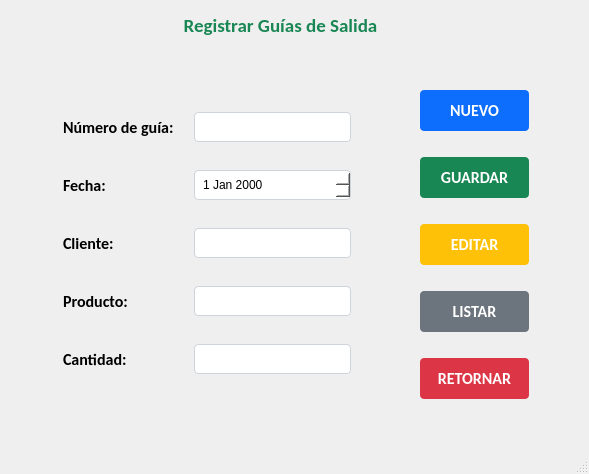
<?xml version="1.0" encoding="UTF-8"?>
<ui version="4.0">
 <class>MainWindow</class>
 <widget class="QMainWindow" name="MainWindow">
  <property name="geometry">
   <rect>
    <x>0</x>
    <y>0</y>
    <width>589</width>
    <height>474</height>
   </rect>
  </property>
  <property name="windowTitle">
   <string>MainWindow</string>
  </property>
  <widget class="QWidget" name="centralwidget">
   <widget class="QLabel" name="label">
    <property name="geometry">
     <rect>
      <x>0</x>
      <y>10</y>
      <width>561</width>
      <height>31</height>
     </rect>
    </property>
    <property name="font">
     <font>
      <family>Calibri</family>
      <pointsize>14</pointsize>
      <weight>75</weight>
      <bold>true</bold>
     </font>
    </property>
    <property name="styleSheet">
     <string notr="true">color: #198754;</string>
    </property>
    <property name="text">
     <string>Registrar Guías de Salida</string>
    </property>
    <property name="alignment">
     <set>Qt::AlignCenter</set>
    </property>
   </widget>
   <widget class="QWidget" name="layoutWidget">
    <property name="geometry">
     <rect>
      <x>420</x>
      <y>70</y>
      <width>109</width>
      <height>351</height>
     </rect>
    </property>
    <layout class="QVBoxLayout" name="verticalLayout">
     <item>
      <widget class="QPushButton" name="pushButton">
       <property name="font">
        <font>
         <family>Calibri</family>
         <pointsize>12</pointsize>
         <weight>75</weight>
         <bold>true</bold>
        </font>
       </property>
       <property name="styleSheet">
        <string notr="true">background-color: rgb(13, 110, 253);
border-radius: 4px;
color: #ffffff;
padding: 10px;</string>
       </property>
       <property name="text">
        <string>NUEVO</string>
       </property>
      </widget>
     </item>
     <item>
      <widget class="QPushButton" name="pushButton_2">
       <property name="font">
        <font>
         <family>Calibri</family>
         <pointsize>12</pointsize>
         <weight>75</weight>
         <bold>true</bold>
        </font>
       </property>
       <property name="styleSheet">
        <string notr="true">background-color: #198754;
border-radius: 4px;
color: #fff;
padding: 10px;</string>
       </property>
       <property name="text">
        <string>GUARDAR</string>
       </property>
      </widget>
     </item>
     <item>
      <widget class="QPushButton" name="pushButton_3">
       <property name="font">
        <font>
         <family>Calibri</family>
         <pointsize>12</pointsize>
         <weight>75</weight>
         <bold>true</bold>
        </font>
       </property>
       <property name="styleSheet">
        <string notr="true">background-color: #ffc107;
border-radius: 4px;
color: #ffffff;
padding: 10px;</string>
       </property>
       <property name="text">
        <string>EDITAR</string>
       </property>
      </widget>
     </item>
     <item>
      <widget class="QPushButton" name="pushButton_4">
       <property name="font">
        <font>
         <family>Calibri</family>
         <pointsize>12</pointsize>
         <weight>75</weight>
         <bold>true</bold>
        </font>
       </property>
       <property name="styleSheet">
        <string notr="true">background-color: #6c757d;
border-radius: 4px;
color: #ffffff;
padding: 10px;</string>
       </property>
       <property name="text">
        <string>LISTAR</string>
       </property>
      </widget>
     </item>
     <item>
      <widget class="QPushButton" name="pushButton_5">
       <property name="font">
        <font>
         <family>Calibri</family>
         <pointsize>12</pointsize>
         <weight>75</weight>
         <bold>true</bold>
        </font>
       </property>
       <property name="styleSheet">
        <string notr="true">background-color: #dc3545;
border-radius: 4px;
color: #ffffff;
padding: 10px;</string>
       </property>
       <property name="text">
        <string>RETORNAR</string>
       </property>
      </widget>
     </item>
    </layout>
   </widget>
   <widget class="QWidget" name="layoutWidget">
    <property name="geometry">
     <rect>
      <x>60</x>
      <y>90</y>
      <width>291</width>
      <height>311</height>
     </rect>
    </property>
    <layout class="QGridLayout" name="gridLayout">
     <item row="2" column="1">
      <widget class="QLineEdit" name="lineEdit_2">
       <property name="styleSheet">
        <string notr="true">background-color: rgb(255, 255, 255);
border-radius: 4px;
padding: 6px;
border: 1px solid #ced4da;
</string>
       </property>
      </widget>
     </item>
     <item row="1" column="1">
      <widget class="QDateEdit" name="dateEdit">
       <property name="styleSheet">
        <string notr="true">background-color: rgb(255, 255, 255);
border-radius: 4px;
padding: 6px;
border: 1px solid #ced4da;
</string>
       </property>
      </widget>
     </item>
     <item row="0" column="1">
      <widget class="QLineEdit" name="lineEdit">
       <property name="styleSheet">
        <string notr="true">background-color: rgb(255, 255, 255);
border-radius: 4px;
padding: 6px;
border: 1px solid #ced4da;
</string>
       </property>
      </widget>
     </item>
     <item row="1" column="0">
      <widget class="QLabel" name="label_3">
       <property name="font">
        <font>
         <family>Calibri</family>
         <pointsize>12</pointsize>
         <weight>75</weight>
         <bold>true</bold>
        </font>
       </property>
       <property name="styleSheet">
        <string notr="true">margin-right: 10px;</string>
       </property>
       <property name="text">
        <string>Fecha:</string>
       </property>
      </widget>
     </item>
     <item row="2" column="0">
      <widget class="QLabel" name="label_4">
       <property name="font">
        <font>
         <family>Calibri</family>
         <pointsize>12</pointsize>
         <weight>75</weight>
         <bold>true</bold>
        </font>
       </property>
       <property name="styleSheet">
        <string notr="true">margin-right: 10px;</string>
       </property>
       <property name="text">
        <string>Cliente:</string>
       </property>
      </widget>
     </item>
     <item row="0" column="0">
      <widget class="QLabel" name="label_2">
       <property name="font">
        <font>
         <family>Calibri</family>
         <pointsize>12</pointsize>
         <weight>75</weight>
         <bold>true</bold>
        </font>
       </property>
       <property name="styleSheet">
        <string notr="true">margin-right: 10px;</string>
       </property>
       <property name="text">
        <string>Número de guía:</string>
       </property>
      </widget>
     </item>
     <item row="4" column="1">
      <widget class="QLineEdit" name="lineEdit_4">
       <property name="styleSheet">
        <string notr="true">background-color: rgb(255, 255, 255);
border-radius: 4px;
padding: 6px;
border: 1px solid #ced4da;
</string>
       </property>
      </widget>
     </item>
     <item row="3" column="1">
      <widget class="QLineEdit" name="lineEdit_3">
       <property name="styleSheet">
        <string notr="true">background-color: rgb(255, 255, 255);
border-radius: 4px;
padding: 6px;
border: 1px solid #ced4da;
</string>
       </property>
      </widget>
     </item>
     <item row="3" column="0">
      <widget class="QLabel" name="label_5">
       <property name="font">
        <font>
         <family>Calibri</family>
         <pointsize>12</pointsize>
         <weight>75</weight>
         <bold>true</bold>
        </font>
       </property>
       <property name="styleSheet">
        <string notr="true">margin-right: 10px;</string>
       </property>
       <property name="text">
        <string>Producto:</string>
       </property>
      </widget>
     </item>
     <item row="4" column="0">
      <widget class="QLabel" name="label_6">
       <property name="font">
        <font>
         <family>Calibri</family>
         <pointsize>12</pointsize>
         <weight>75</weight>
         <bold>true</bold>
        </font>
       </property>
       <property name="styleSheet">
        <string notr="true">margin-right: 10px;</string>
       </property>
       <property name="text">
        <string>Cantidad:</string>
       </property>
      </widget>
     </item>
    </layout>
   </widget>
  </widget>
  <widget class="QStatusBar" name="statusbar"/>
 </widget>
 <resources/>
 <connections/>
</ui>
